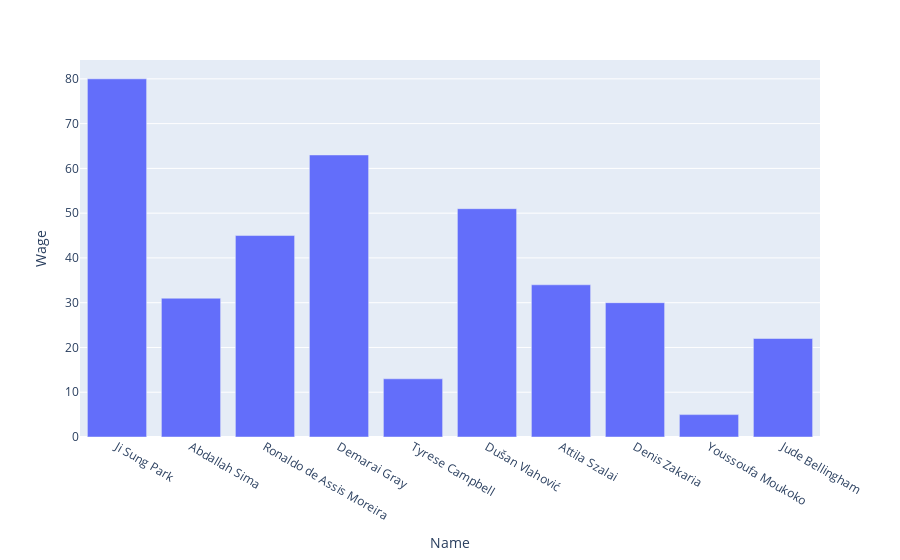

The cell this chart's notebook holds for it:
### Code cell
plx.bar(newfifa_final[0:10], x="Name", y='Wage')
# plotted the bar graph yousing the plotly

### Figure 1 — Plotly figure (JSON) as saved in the notebook; plotly's stock layout.template omitted (floating-point values rounded to 4 significant figures)
{"data": [{"alignmentgroup": "True", "hovertemplate": "Name=%{x}<br>Wage=%{y}<extra></extra>", "legendgroup": "", "marker": {"color": "#636efa", "pattern": {"shape": ""}}, "name": "", "offsetgroup": "", "orientation": "v", "showlegend": false, "textposition": "auto", "type": "bar", "x": ["Ji Sung Park", "Abdallah Sima", "Ronaldo de Assis Moreira", "Demarai Gray", "Tyrese Campbell", "Dušan Vlahović", "Attila Szalai", "Denis Zakaria", "Youssoufa Moukoko", "Jude Bellingham"], "xaxis": "x", "y": [80, 31, 45, 63, 13, 51, 34, 30, 5, 22], "yaxis": "y"}], "layout": {"barmode": "relative", "legend": {"tracegroupgap": 0}, "margin": {"t": 60}, "xaxis": {"anchor": "y", "domain": [0, 1], "title": {"text": "Name"}}, "yaxis": {"anchor": "x", "domain": [0, 1], "title": {"text": "Wage"}}}}
